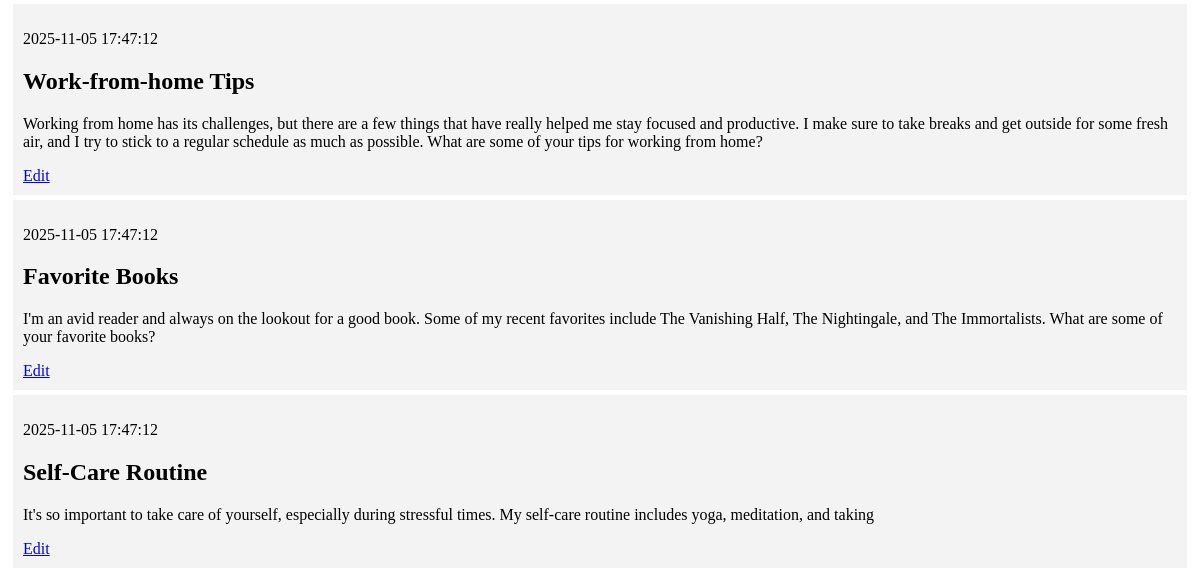
/ (lower part), run on an earlier commit of the app's database.
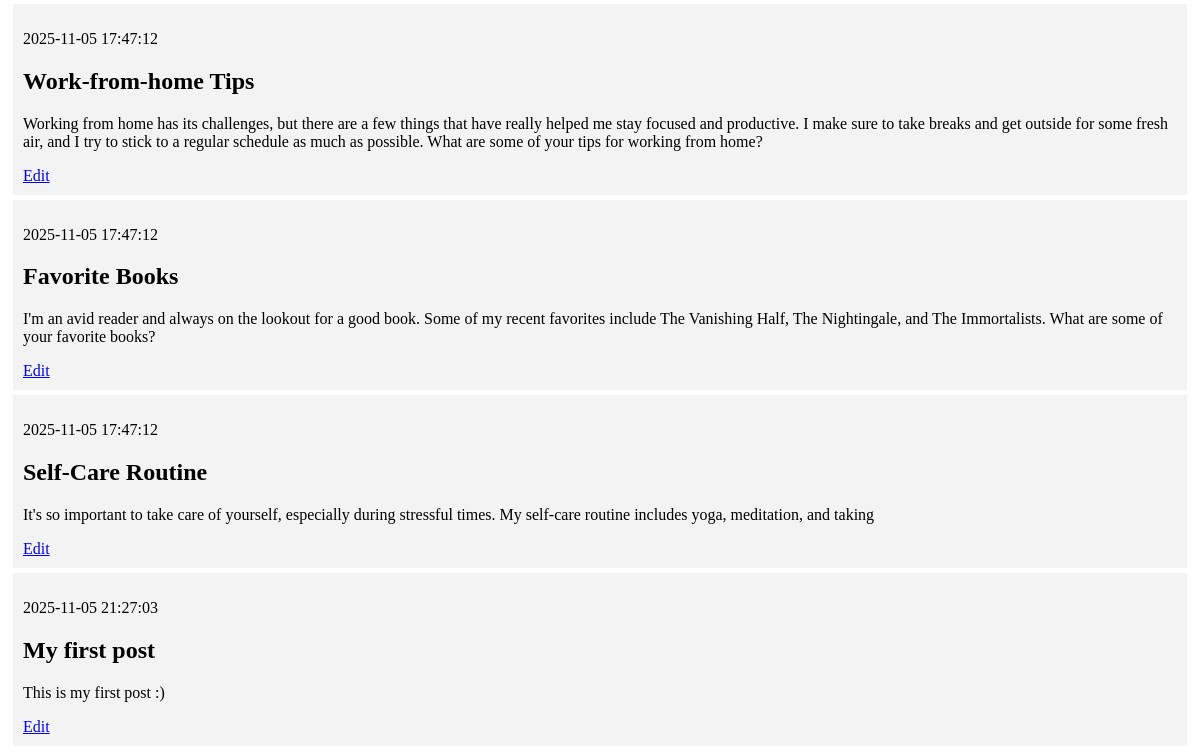
And on a later commit of the database.
### tables this page shows
CREATE TABLE posts (
    id INTEGER PRIMARY KEY AUTOINCREMENT,
    created TIMESTAMP NOT NULL DEFAULT CURRENT_TIMESTAMP,
    title TEXT NOT NULL,
    content TEXT NOT NULL
);

### app.py (the view)
@app.route('/')
def index():
    conn = get_db_connection()
    posts = conn.execute('SELECT * FROM posts').fetchall()
    conn.close()
    return render_template('index.html', posts=posts)

### app.py (called while the page is built)
def get_db_connection():
    conn = sqlite3.connect('database.db')
    conn.row_factory = sqlite3.Row
    return conn

### templates/index.html (shortened to what this page needs)
{% extends 'base.html' %}
{% block content %}
    {% for post in posts %}
        <div class='post'>
            <p>{{ post['created'] }}</p>
            <h2>{{ post['title'] }}</h2>
            <p>{{ post['content'] }}</p>
            <a href="{{ url_for('edit', id=post['id']) }}">Edit</a>
        </div>
    {% endfor %}
{% endblock %}

### templates/base.html (shortened to what this page needs)
<!DOCTYPE html>
<html lang="en">
<head>
</head>
<body>
    <div class="content">
        {% block content %} {% endblock %}
    </div>
</body>
</html>

### templates/base.html (style rules this page uses)
.post { padding: 10px; margin: 5px; background-color: #f3f3f3 }

What changed in the data, as far as the page shows it:
added posts: created "2025-11-05 21:27:03", title "My first post", content "This is my first post :)"
